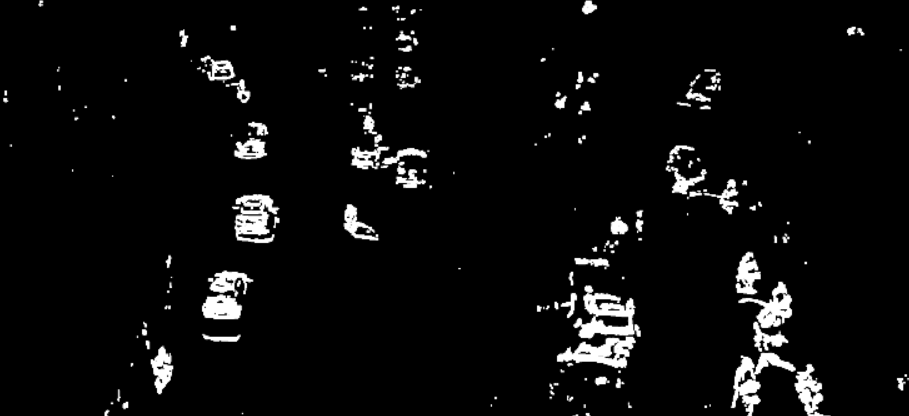
#> input picture images/dark-light-2.png, 909 x 416 px
$ python -i frame_difference_dark.py   (imports and definitions only)
#> lines starting #> are read from the running program, lines starting #| are printed output that depends on the picture; after the words box and inside, x2 and y2 are one past the last pixel; in counts of white or black regions, pixels touching at a corner belong together
#> further down, picture is the input picture: shape (416, 909, 3); min 0, max 255, mean 11.9
# Import
import cv2 as cv


# Function
def filter_img(frame):
    gray = cv.cvtColor(frame, cv.COLOR_BGR2GRAY)
    blur = cv.GaussianBlur(gray, (13, 13), 0)
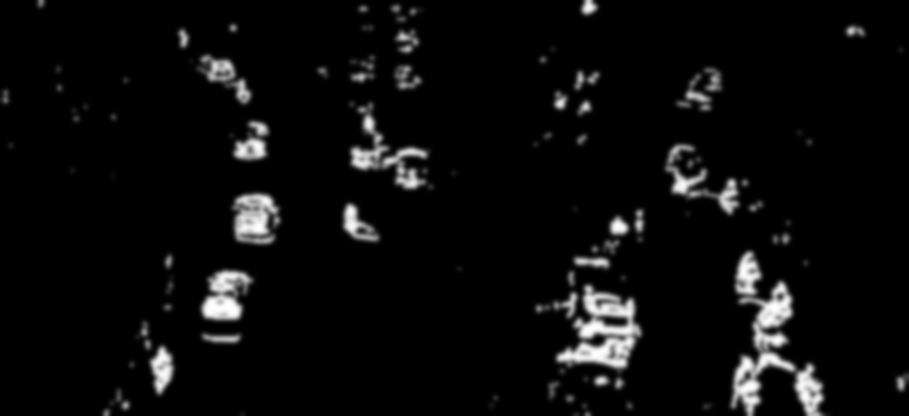
#> blur: shape (416, 909); min 0, max 255, mean 11.9
    _, thresh = cv.threshold(blur, 20, 255, cv.THRESH_BINARY)
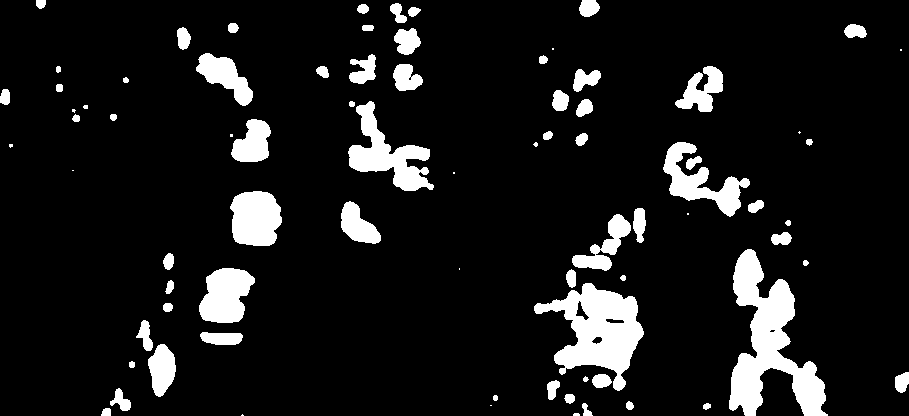
#> thresh: shape (416, 909); 10% white; 79 white regions (15 under 20 px), largest, box (x1, y1, x2, y2) and area: (729, 249, 828, 416) 7113, (534, 283, 644, 391) 5690, (348, 101, 434, 191) 3039
    eroded = cv.erode(thresh, None, iterations=1)
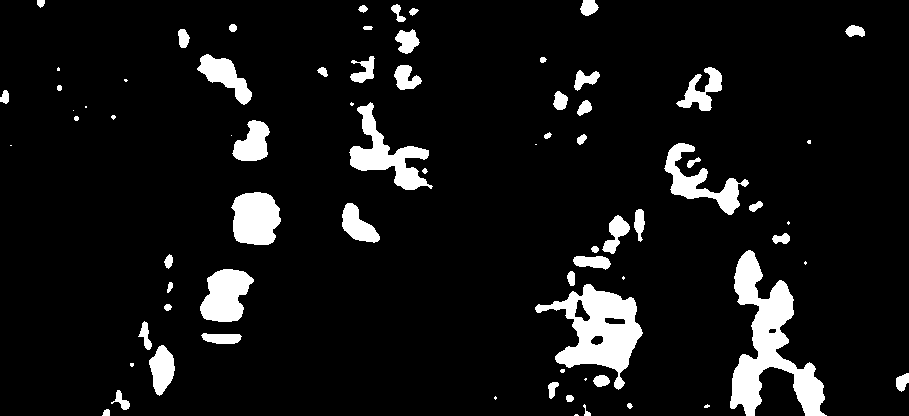
#> eroded: shape (416, 909); 8.1% white; 74 white regions (19 under 20 px), largest, box (x1, y1, x2, y2) and area: (730, 250, 827, 416) 6251, (535, 284, 643, 390) 4942, (349, 102, 433, 190) 2490
    dilated = cv.dilate(eroded, None, iterations=3)
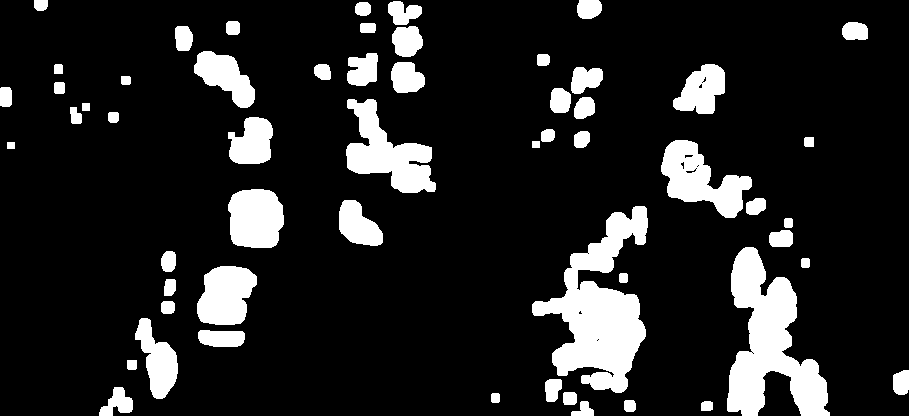
#> dilated: shape (416, 909); 14% white; 57 white regions, largest, box (x1, y1, x2, y2) and area: (532, 206, 648, 393) 10047, (727, 247, 830, 416) 8774, (346, 99, 436, 193) 4150

    return dilated


# Main
# [1 line not run here, left out]

# [1 line that did not run here, left out]
# [1 line that did not run here, left out]

# [32 lines not run here, left out]

>>> import cv2
>>> picture = cv2.imread('images/dark-light-2.png')
>>> result = filter_img(picture)

$ run again, on images/normal-2.5.png
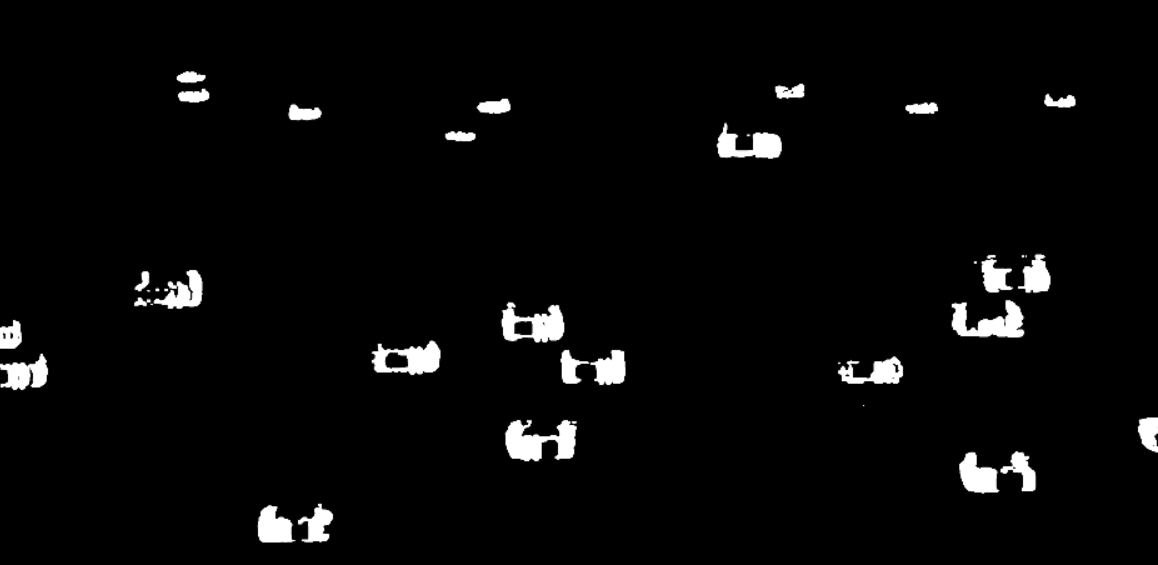
#> input picture images/normal-2.5.png, 1158 x 565 px
#> picture is the input picture: shape (565, 1158, 3); min 0, max 255, mean 7.8
#> in filter_img, `_, thresh = cv.threshold(blur, 20, 255, cv.THRESH_BINARY)`:
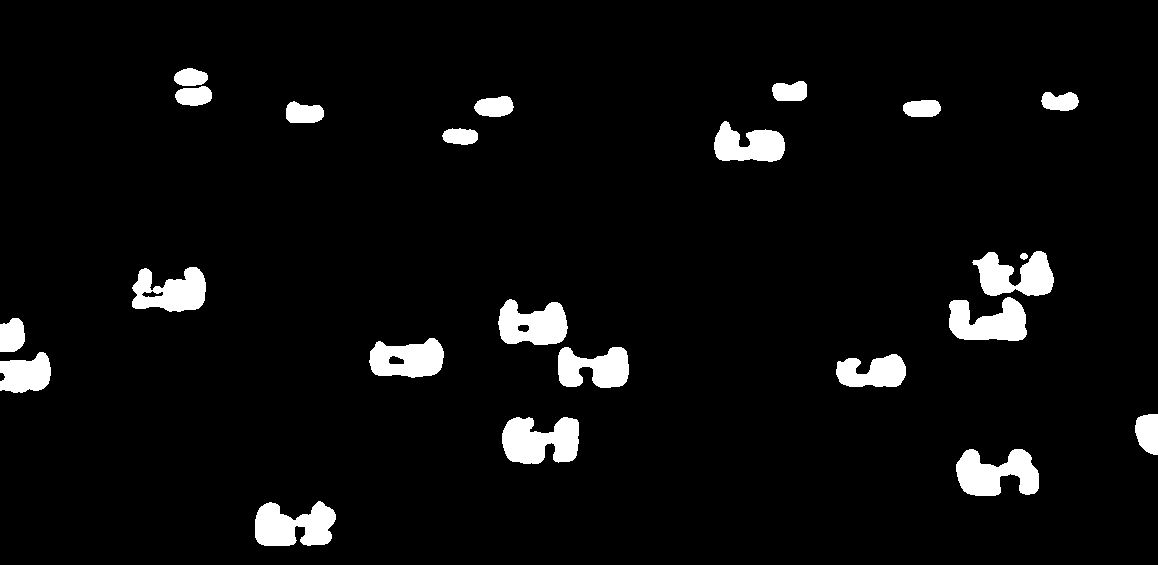
#> thresh: shape (565, 1158); 5% white; 23 white regions, largest, box (x1, y1, x2, y2) and area: (502, 417, 579, 464) 2739, (255, 501, 336, 546) 2613, (956, 449, 1039, 496) 2609
#> eroded: shape (565, 1158); 4.3% white; 23 white regions (1 under 20 px), largest, box (x1, y1, x2, y2) and area: (503, 418, 578, 463) 2402, (957, 450, 1038, 495) 2269, (256, 502, 335, 545) 2266
#> in filter_img, `dilated = cv.dilate(eroded, None, iterations=3)`:
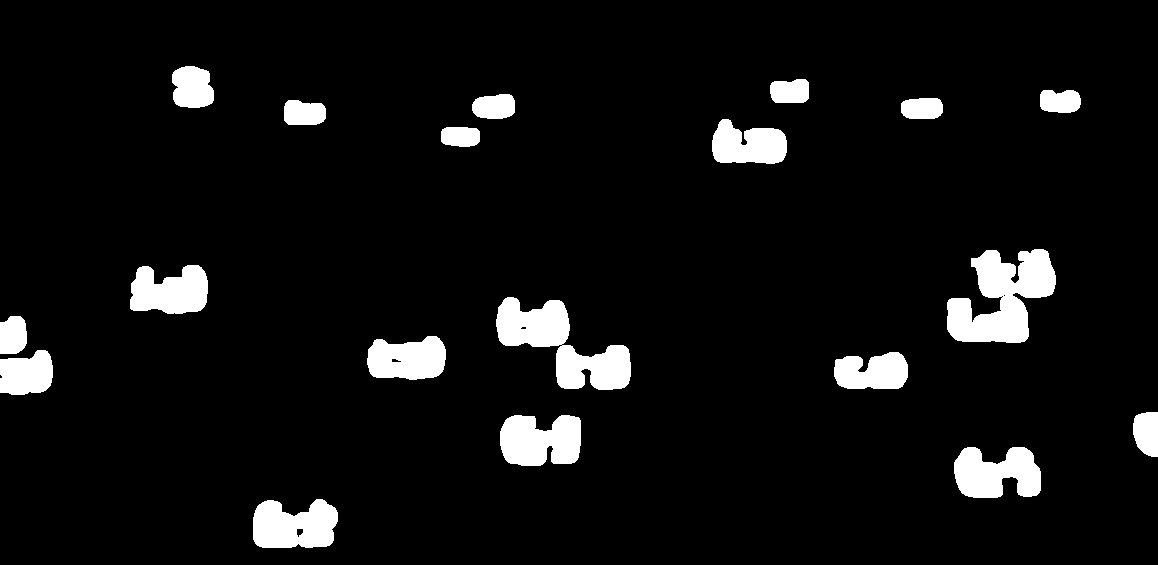
#> dilated: shape (565, 1158); 6.5% white; 19 white regions, largest, box (x1, y1, x2, y2) and area: (947, 249, 1056, 343) 6161, (496, 297, 631, 390) 5643, (500, 415, 581, 466) 3417

$ run again, on images/normal-2.png
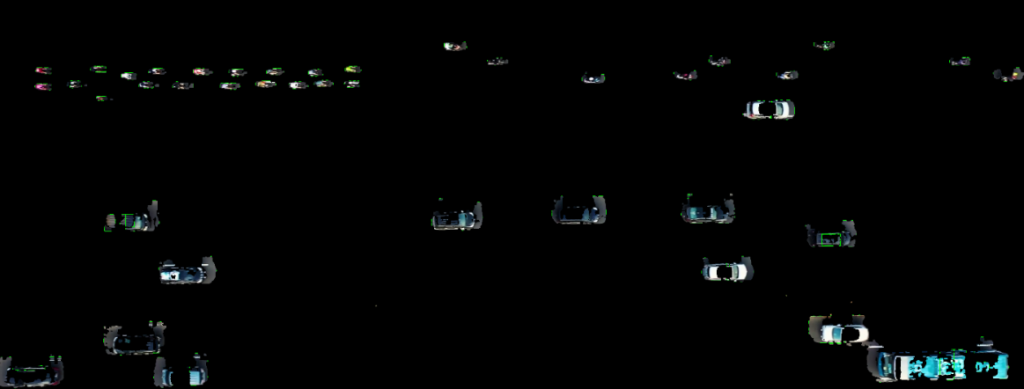
#> input picture images/normal-2.png, 1024 x 389 px
#> picture is the input picture: shape (389, 1024, 3); mean B, G, R 4, 4, 3.1
#> in filter_img, `_, thresh = cv.threshold(blur, 20, 255, cv.THRESH_BINARY)`:
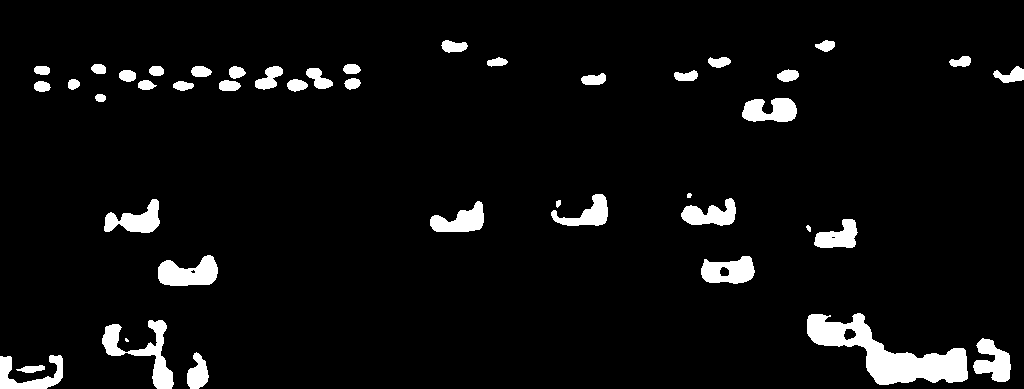
#> thresh: shape (389, 1024); 5.4% white; 44 white regions (1 under 20 px), largest, box (x1, y1, x2, y2) and area: (807, 313, 968, 385) 4646, (102, 320, 174, 389) 1576, (158, 255, 218, 286) 1276
#> eroded: shape (389, 1024); 4.2% white; 44 white regions (3 under 20 px), largest, box (x1, y1, x2, y2) and area: (808, 314, 967, 384) 4042, (159, 256, 217, 285) 1062, (702, 257, 754, 283) 857
#> in filter_img, `dilated = cv.dilate(eroded, None, iterations=3)`:
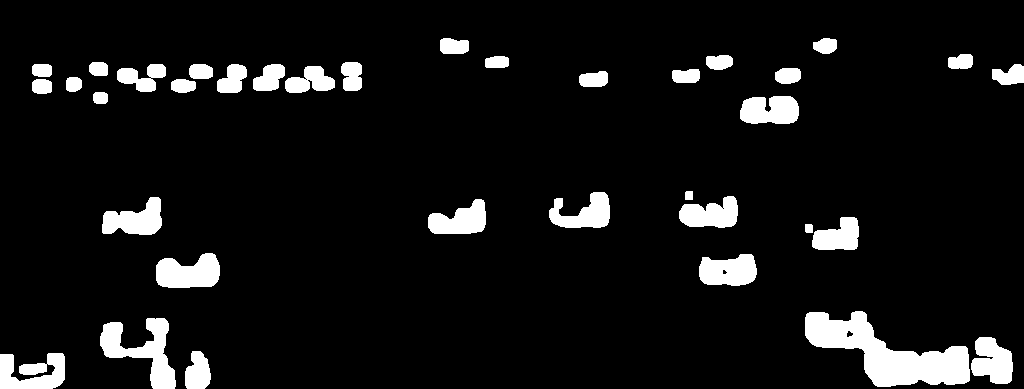
#> dilated: shape (389, 1024); 8% white; 36 white regions, largest, box (x1, y1, x2, y2) and area: (805, 311, 970, 387) 5806, (100, 318, 176, 389) 2347, (156, 253, 220, 288) 1700
